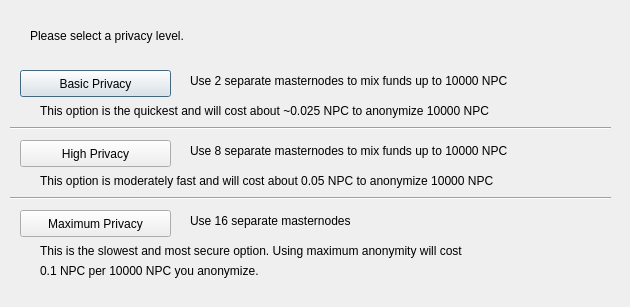
<?xml version="1.0" encoding="UTF-8"?>
<ui version="4.0">
 <class>ObfuscationConfig</class>
 <widget class="QDialog" name="ObfuscationConfig">
  <property name="geometry">
   <rect>
    <x>0</x>
    <y>0</y>
    <width>630</width>
    <height>307</height>
   </rect>
  </property>
  <property name="windowTitle">
   <string>Configure Obfuscation</string>
  </property>
  <widget class="QPushButton" name="buttonBasic">
   <property name="geometry">
    <rect>
     <x>20</x>
     <y>70</y>
     <width>151</width>
     <height>27</height>
    </rect>
   </property>
   <property name="text">
    <string>Basic Privacy</string>
   </property>
  </widget>
  <widget class="QPushButton" name="buttonHigh">
   <property name="geometry">
    <rect>
     <x>20</x>
     <y>140</y>
     <width>151</width>
     <height>27</height>
    </rect>
   </property>
   <property name="text">
    <string>High Privacy</string>
   </property>
  </widget>
  <widget class="QPushButton" name="buttonMax">
   <property name="geometry">
    <rect>
     <x>20</x>
     <y>210</y>
     <width>151</width>
     <height>27</height>
    </rect>
   </property>
   <property name="text">
    <string>Maximum Privacy</string>
   </property>
  </widget>
  <widget class="QLabel" name="label">
   <property name="geometry">
    <rect>
     <x>30</x>
     <y>20</y>
     <width>571</width>
     <height>31</height>
    </rect>
   </property>
   <property name="text">
    <string>Please select a privacy level.</string>
   </property>
  </widget>
  <widget class="QLabel" name="label_2">
   <property name="geometry">
    <rect>
     <x>190</x>
     <y>70</y>
     <width>421</width>
     <height>21</height>
    </rect>
   </property>
   <property name="text">
    <string>Use 2 separate masternodes to mix funds up to 10000 NPC</string>
   </property>
  </widget>
  <widget class="QLabel" name="label_3">
   <property name="geometry">
    <rect>
     <x>190</x>
     <y>140</y>
     <width>411</width>
     <height>21</height>
    </rect>
   </property>
   <property name="text">
    <string>Use 8 separate masternodes to mix funds up to 10000 NPC</string>
   </property>
  </widget>
  <widget class="QLabel" name="label_4">
   <property name="geometry">
    <rect>
     <x>190</x>
     <y>210</y>
     <width>421</width>
     <height>21</height>
    </rect>
   </property>
   <property name="text">
    <string>Use 16 separate masternodes</string>
   </property>
  </widget>
  <widget class="QLabel" name="label_6">
   <property name="geometry">
    <rect>
     <x>40</x>
     <y>100</y>
     <width>561</width>
     <height>21</height>
    </rect>
   </property>
   <property name="text">
    <string>This option is the quickest and will cost about ~0.025 NPC to anonymize 10000 NPC</string>
   </property>
  </widget>
  <widget class="QLabel" name="label_7">
   <property name="geometry">
    <rect>
     <x>40</x>
     <y>170</y>
     <width>561</width>
     <height>21</height>
    </rect>
   </property>
   <property name="text">
    <string>This option is moderately fast and will cost about 0.05 NPC to anonymize 10000 NPC</string>
   </property>
  </widget>
  <widget class="QLabel" name="label_8">
   <property name="geometry">
    <rect>
     <x>40</x>
     <y>240</y>
     <width>561</width>
     <height>21</height>
    </rect>
   </property>
   <property name="text">
    <string>This is the slowest and most secure option. Using maximum anonymity will cost</string>
   </property>
  </widget>
  <widget class="QLabel" name="label_9">
   <property name="geometry">
    <rect>
     <x>40</x>
     <y>260</y>
     <width>561</width>
     <height>21</height>
    </rect>
   </property>
   <property name="text">
    <string>0.1 NPC per 10000 NPC you anonymize.</string>
   </property>
  </widget>
  <widget class="Line" name="line">
   <property name="geometry">
    <rect>
     <x>10</x>
     <y>120</y>
     <width>601</width>
     <height>16</height>
    </rect>
   </property>
   <property name="orientation">
    <enum>Qt::Horizontal</enum>
   </property>
  </widget>
  <widget class="Line" name="line_2">
   <property name="geometry">
    <rect>
     <x>10</x>
     <y>190</y>
     <width>601</width>
     <height>16</height>
    </rect>
   </property>
   <property name="orientation">
    <enum>Qt::Horizontal</enum>
   </property>
  </widget>
 </widget>
 <resources/>
 <connections/>
</ui>
